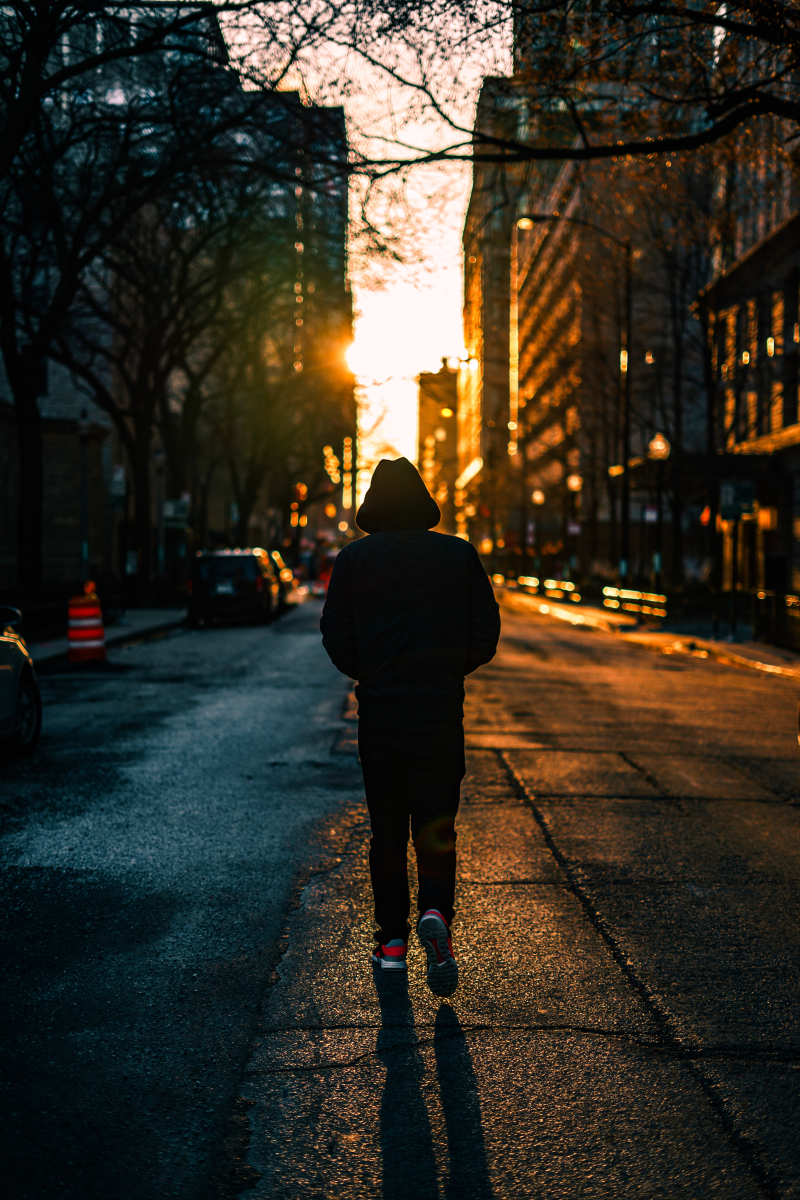
#> input picture Learning/repository/demo.jpg, 4000 x 6000 px (shown at 1/5 size)
$ python imageBlur.py
#> lines starting #> are read from the running program, lines starting #| are printed output that depends on the picture
import cv2
import numpy as np
kernel = np.ones((5,5),np.uint8)
img = cv2.imread("repository/demo.jpg")
#> img is the input picture: shape (6000, 4000, 3); mean B, G, R 36.5, 47.5, 52.8
img = cv2.resize(img,(400,600))
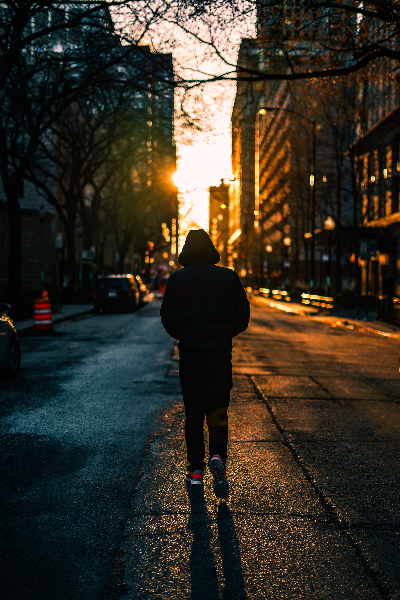
#> img: shape (600, 400, 3); mean B, G, R 36.7, 47.6, 53
imgGray = cv2.cvtColor(img,cv2.COLOR_BGR2GRAY)
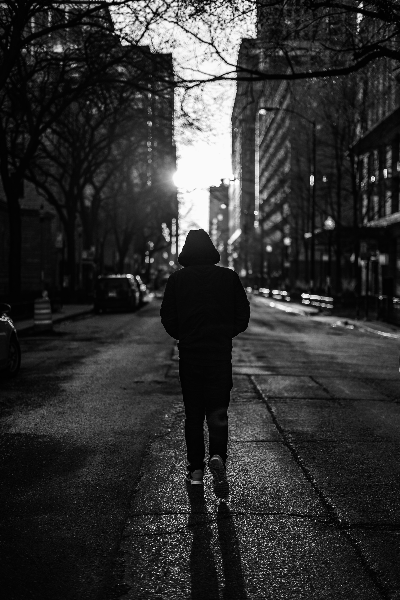
#> imgGray: shape (600, 400); min 0, max 254, mean 48
imgBlur = cv2.GaussianBlur(imgGray,(7,7),0)
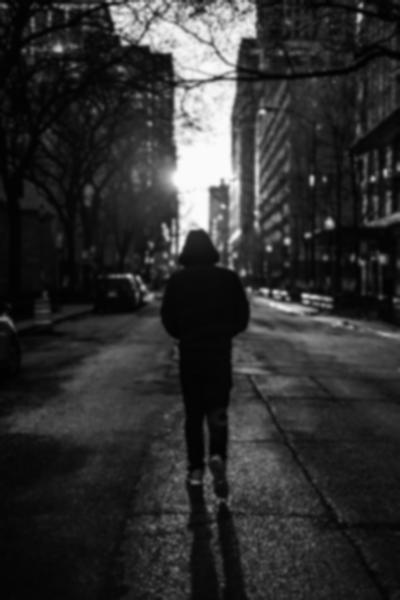
#> imgBlur: shape (600, 400); min 1, max 251, mean 48
imgCanny = cv2.Canny(img,100,100)
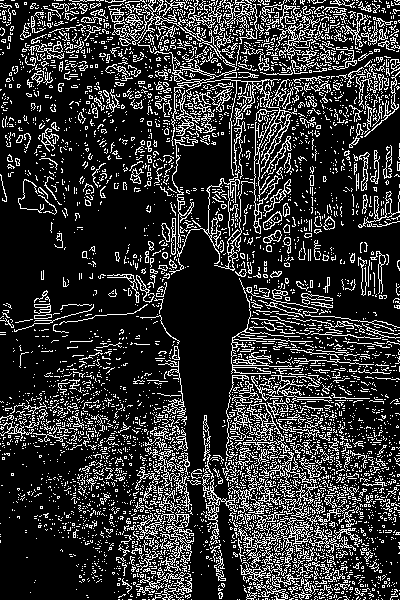
#> imgCanny: shape (600, 400); 19.7% white in thin lines or dots
cv2.imshow("Image",img)
cv2.imshow("Blurred Image",imgBlur)
cv2.imshow("Canny Image",imgCanny)
cv2.waitKey(0)
